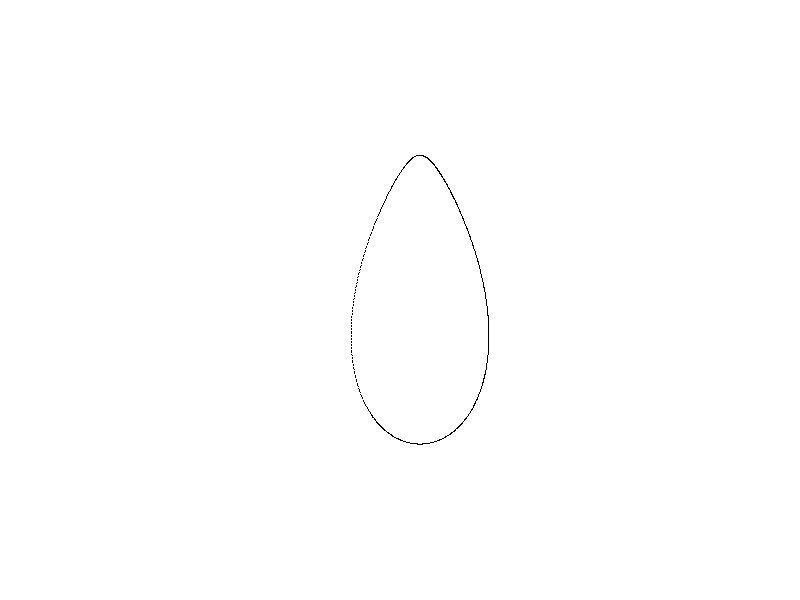

Recreate this plot in R. (Note: this script raises an error after producing the figure.)
x <- function(t,a=2,b=2) { a*sin(t) -   sin(t*b)}
y <- function(t,a=2,b=2) { a*cos(t) -   cos(t*b)}

emptyCanvas <- function(pltLimit = 5 ){
  plot(0, 0,
       xlim=c(-pltLimit,pltLimit),
       ylim=c(-pltLimit,pltLimit),
       col = "transparent", xlab = "", ylab = "", axes=F)
}

##### 20210417
### tear shape
emptyCanvas(20)
out <- rbind(cbind(x(0),y(0)))
for (t in seq(0,10,.01)){
  
  xP <- x(t,4)
  yP <- y(t,15)
  out <- rbind(out,cbind(xP,yP))
  points(xP,yP,pch='.')
}

out <- out[-1,]
out <- data.frame(out)
colnames(out) <- c('X','Y')
ggplot(out,aes(x=X,y=Y)) +
  geom_path() #+


##### 20210418
### Make into a function, generate different curves 
sinsin <- function(a=2,b=2,newCanvas=FALSE,makePlot=FALSE){
  out <- rbind(cbind(x(0),y(0)))
  if (newCanvas) {emptyCanvas()}
  for (t in seq(0,10,.01)){
    xP <- x(t,a)
    yP <- y(t,b)
    out <- rbind(out,cbind(xP,yP))
    if (makePlot) {lines(xP,yP,pch='.')}
    
  }
  out <- out[-1,]
  out <- data.frame(out)
  colnames(out) <- c('X','Y')
return(out)
}

emptyCanvas(20)
for (i in seq(1,10,4)){
  for (j in seq(1,10,2)){
    emptyCanvas(20)
    lines(sinsin(j,i))
}}


##### 20210419
### Concentric circles
emptyCanvas(20)
for (i in seq(-10,2,4)){ 
  for (j in seq(-10,1,2)){
    lines(sinsin(j+i,i+j))
  }}


##### 20210420
### Groovy
emptyCanvas(20)
for (i in seq(-10,2,4)){ 
  for (j in seq(-10,1,2)){
    lines(sinsin(abs(j-i),-abs(i-j)))
  }}



### 20210506 - Jupiter and beyond

out <- rbind(c(NA,NA,NA))
colnames(out) <- c('X','Y','c')
c <- 1

for (i in seq(-10,2,2)){ 
  for (j in seq(-10,1,4)){
    tmp <- sinsin(j+i,(i*i/(j+i)))
    out <- rbind(out,cbind(tmp[-1,],c))
    c = c + 1
    #lines()
  }}

emptyCanvas(20)
ggplot(out,aes(x=X,y=Y)) +
  geom_point(color='white',size=0.05,) +
  #theme_void()
  theme(
    axis.ticks =   element_blank(),
    axis.text =    element_blank(),
    axis.title =   element_blank(),
    panel.grid.major = element_blank(),
    panel.grid.minor = element_blank(),
    plot.background=element_rect(fill = "black"),
    panel.background = element_rect(fill = 'black'))
NULL


####



##### 20210421
### sin - cos
x <- function(t,a=2,b=2) { a*sin(t) -   cos(t*b)}
y <- function(t,a=2,b=2) { a*sin(t) -   cos(t*b)}
sincos <- function(a=2,b=2,newCanvas=FALSE,makePlot=FALSE){
  out <- rbind(cbind(x(0),y(0)))
  if (newCanvas) {emptyCanvas()}
  for (t in seq(0,10,.01)){
    xP <- x(t,a)
    yP <- y(t,b)
    out <- rbind(out,cbind(xP,yP))
    if (makePlot) {lines(xP,yP,pch='.')}
    
  }
  out <- out[-1,]
  out <- data.frame(out)
  colnames(out) <- c('X','Y')
  return(out)
}

emptyCanvas(20)
for (i in seq(0,12,4)){ 
  for (j in seq(0,12,2)){
    lines(sincos(i-j,j+i))
  }}


##### 20210422
### punto de fuga
emptyCanvas(20)
for (i in seq(-10,2,4)){ 
  for (j in seq(-10,1,2)){
    lines(sincos(abs(j+i)**2,abs(i-j)**2))
  }}





##### 20210423
### tantan
x <- function(t,a=2,b=2) { a*tan(t) -   tan(t*b)}
y <- function(t,a=2,b=2) { a*tan(t) -   tan(t*b)}
tantan <- function(a=2,b=2,newCanvas=FALSE,makePlot=FALSE){
  out <- rbind(cbind(x(0),y(0)))
  if (newCanvas) {emptyCanvas()}
  for (t in seq(0,10,.01)){
    xP <- x(t,a)
    yP <- y(t,b)
    out <- rbind(out,cbind(xP,yP))
    if (makePlot) {lines(xP,yP,pch='.')}
    
  }
  out <- out[-1,]
  out <- data.frame(out)
  colnames(out) <- c('X','Y')
  return(out)
}

### tangent
emptyCanvas(20)
for (i in seq(0,10,2)){ 
    lines(tantan(0, i))
  }


##### 20210424
## limiting lines
emptyCanvas(20)
for (i in seq(0,10,2)){ 
  #lines(head(tantan(0, i),150))
  #lines(head(tantan(i, 0),150))
  lines(tail(tantan(0, i),500))
  lines(tail(tantan(i, 0),500))
}


##### 20210425
## adding color
emptyCanvas(20)
for (i in seq(0,10,2)){ 
  #lines(head(tantan(0, i),150))
  #lines(head(tantan(i, 0),150))
  color = sample(colors(),1)
  lines(tail(tantan(0, i),500),col=color)
  lines(tail(tantan(i, 0),500),col=color)
}


